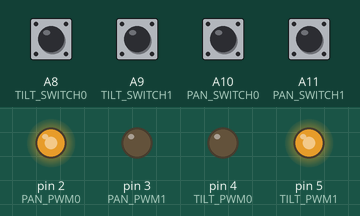
Recording of a sketch running on a simulated Arduino Mega 2560, built with avr-gcc and run on an emulated ATmega2560. Parts: output pins drawn as LEDs (lit = HIGH). The test bench sets the inputs (shaded band); at power-on: A8 (TILT_SWITCH0), A9 (TILT_SWITCH1), A10 (PAN_SWITCH0), A11 (PAN_SWITCH1) HIGH.

Above: at 1.2 s.
1.3 s: A8 (TILT_SWITCH0) pulled LOW for 0.15 s
3.1 s: A9 (TILT_SWITCH1) pulled LOW for 0.15 s
At 4.3 s:
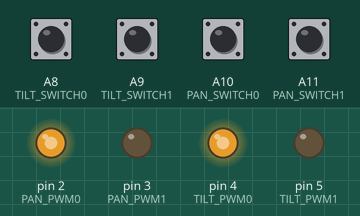
4.9 s: A10 (PAN_SWITCH0) pulled LOW for 0.15 s
6.7 s: A11 (PAN_SWITCH1) pulled LOW for 0.15 s
At 7.5 s:
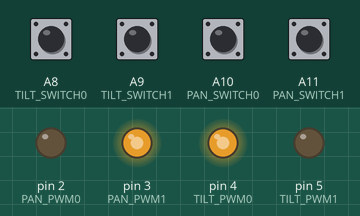
8.3 s: A8 (TILT_SWITCH0) pulled LOW for 1 s
At 8.7 s:
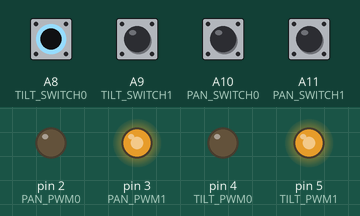
10.8 s: A9 (TILT_SWITCH1) pulled LOW for 1 s
At 10.95 s:
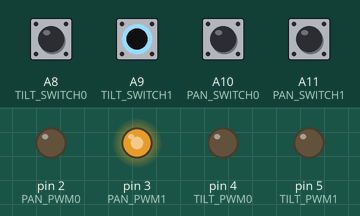
Timing chart, 0 to 13.8 s (numbered marks = the images above; inputs shaded):
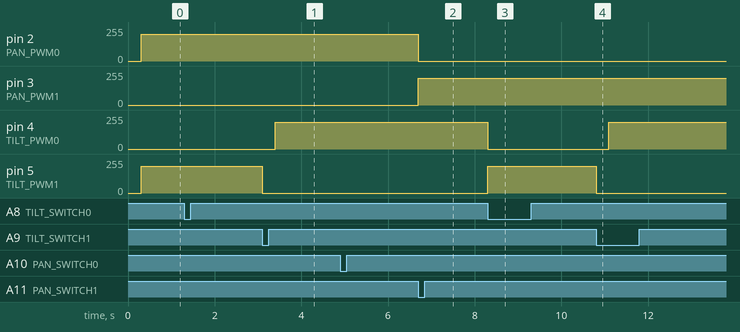

The sketch:

CappuccinoInterruptTest.ino
```cpp
#include <PinChangeInt.h>

#define NO_PORTB_PINCHANGES
#define NO_PORTC_PINCHANGES
#define NO_PORTD_PINCHANGES
#define NO_PORTJ_PINCHANGES
#define NO_PIN_STATE

#define PAN_PWM0 2
#define PAN_PWM1 3
#define TILT_PWM0 4
#define TILT_PWM1 5

#define PAN_SWITCH0 A10
#define PAN_SWITCH1 A11
#define TILT_SWITCH0 A8
#define TILT_SWITCH1 A9

#define PWM_MAX_DUTY 200

int panDirection, tiltDirection;
float currentPanDutyCycle, currentTiltDutyCycle;

void onInterrupt(){
  if(PCintPort::arduinoPin == PAN_SWITCH0){
    panDirection = 1;
    currentPanDutyCycle = 0;
  }
  else if(PCintPort::arduinoPin == PAN_SWITCH1){
    panDirection = -1;
    currentPanDutyCycle = 0;
  }
  else if(PCintPort::arduinoPin == TILT_SWITCH0){
    tiltDirection = -1;
    currentTiltDutyCycle = 0;
  }
  else if(PCintPort::arduinoPin == TILT_SWITCH1){
    tiltDirection = 1;
    currentTiltDutyCycle = 0;
  }
}

void setup() {
  pinMode(PAN_PWM0, OUTPUT);
  pinMode(PAN_PWM1, OUTPUT);
  pinMode(TILT_PWM0, OUTPUT);
  pinMode(TILT_PWM1, OUTPUT);

  pinMode(PAN_SWITCH0, INPUT_PULLUP);
  pinMode(PAN_SWITCH1, INPUT_PULLUP);
  pinMode(TILT_SWITCH0, INPUT_PULLUP);
  pinMode(TILT_SWITCH1, INPUT_PULLUP);

  PCintPort::attachInterrupt(PAN_SWITCH0, &onInterrupt, FALLING);
  PCintPort::attachInterrupt(PAN_SWITCH1, &onInterrupt, FALLING);
  PCintPort::attachInterrupt(TILT_SWITCH0, &onInterrupt, FALLING);
  PCintPort::attachInterrupt(TILT_SWITCH1, &onInterrupt, FALLING);

  analogWrite(PAN_PWM0, 0);
  analogWrite(PAN_PWM1, 0);
  analogWrite(TILT_PWM0, 0);
  analogWrite(TILT_PWM1, 0);

  panDirection = (digitalRead(PAN_SWITCH1)==LOW)?-1:1;
  tiltDirection = (digitalRead(TILT_SWITCH1)==LOW)?1:-1;
  currentPanDutyCycle = currentTiltDutyCycle = 0;
}

void loop() {
  analogWrite(PAN_PWM0, (panDirection>0)?currentPanDutyCycle:0);
  analogWrite(PAN_PWM1, (panDirection>0)?0:currentPanDutyCycle);

  analogWrite(TILT_PWM0, (tiltDirection>0)?currentTiltDutyCycle:0);
  analogWrite(TILT_PWM1, (tiltDirection>0)?0:currentTiltDutyCycle);

  currentPanDutyCycle += (currentPanDutyCycle<PWM_MAX_DUTY)?0.05:0;
  currentTiltDutyCycle += (currentTiltDutyCycle<PWM_MAX_DUTY)?0.05:0;
}
```

Measured:
- after the input at 3.1 s, pin 4 (TILT_PWM0): 0/255 → 200/255 after 0.30 s; pin 5 (TILT_PWM1): 200/255 → 0/255 at once
- after the input at 6.7 s, pin 2 (PAN_PWM0): 200/255 → 0/255 at once; pin 3 (PAN_PWM1): 0/255 → 200/255 at once
- after the input at 8.3 s, pin 4 (TILT_PWM0): 200/255 → 0/255 at once; pin 5 (TILT_PWM1): 0/255 → 200/255 at once
- after the input at 10.8 s, pin 4 (TILT_PWM0): 0/255 → 200/255 after 0.30 s; pin 5 (TILT_PWM1): 200/255 → 0/255 at once
